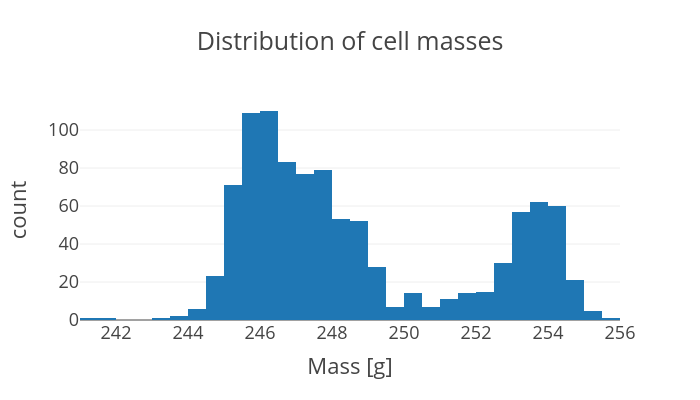

This figure's notebook cell:
### Code cell
# look at the distribution of the masses of the cells

plot_data = pd.DataFrame({
    'cell_name': [c.name for c in cells],
    'cell_mass': [c.mass for c in cells]
})

px.histogram(plot_data, x='cell_mass', title='Distribution of cell masses', nbins=50, template='presentation', 
             labels={'cell_mass': 'Mass [g]'}, width=700, height=400).show()

### Figure 1 — Plotly figure (JSON) as saved in the notebook; plotly's stock layout.template omitted (floating-point values rounded to 4 significant figures; data arrays with more than 128 entries replaced by an {"elided": "..."} marker saying what was removed)
{"data": [{"bingroup": "x", "hovertemplate": "Mass [g]=%{x}<br>count=%{y}<extra></extra>", "legendgroup": "", "marker": {"color": "#1F77B4", "pattern": {"shape": ""}}, "name": "", "nbinsx": 50, "orientation": "v", "showlegend": false, "type": "histogram", "x": {"elided": "1000 float values"}, "xaxis": "x", "yaxis": "y"}], "layout": {"barmode": "relative", "height": 400, "legend": {"tracegroupgap": 0}, "title": {"text": "Distribution of cell masses"}, "width": 700, "xaxis": {"anchor": "y", "domain": [0, 1], "title": {"text": "Mass [g]"}}, "yaxis": {"anchor": "x", "domain": [0, 1], "title": {"text": "count"}}}}
